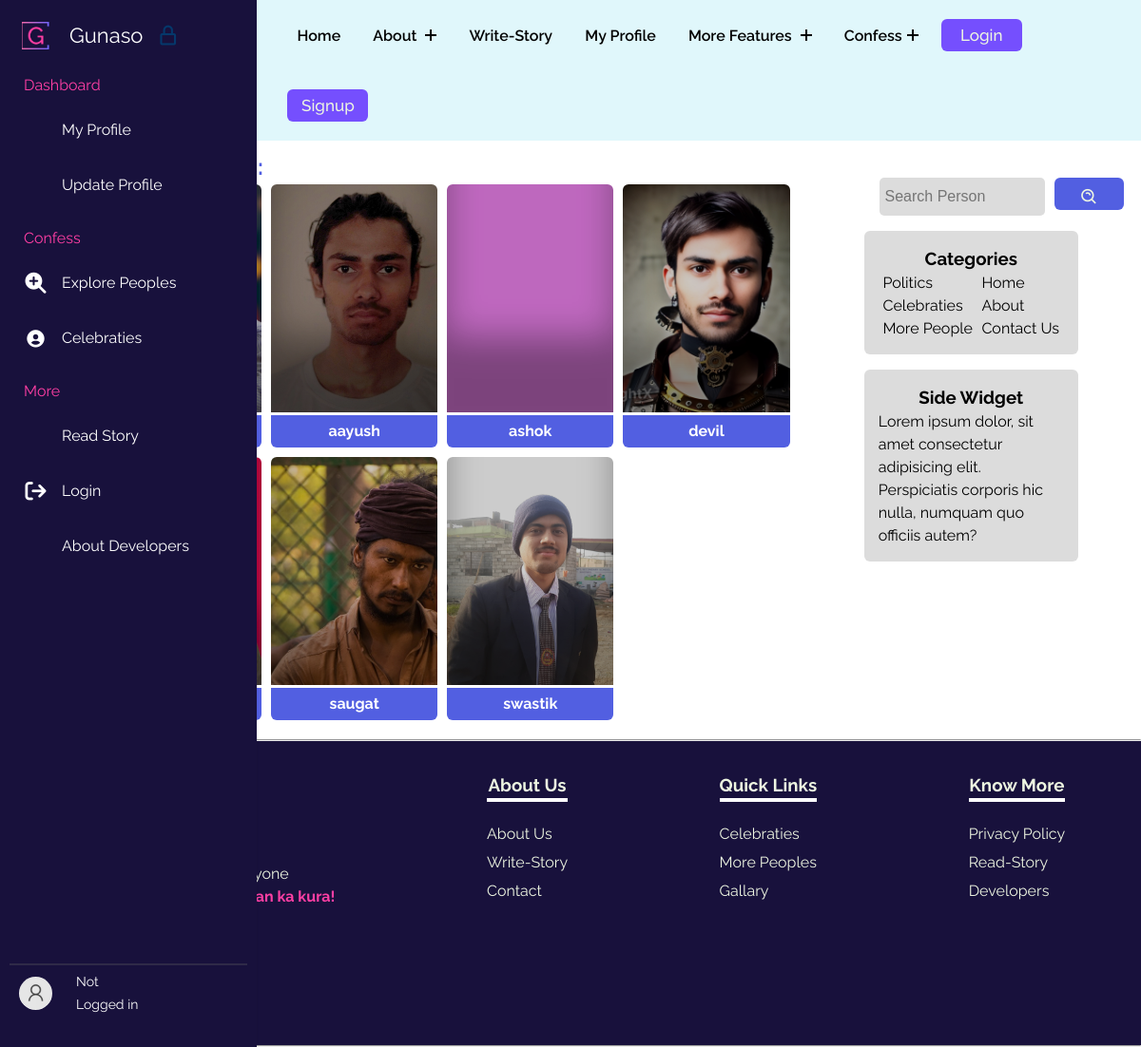
Page /searchperson/ on the earlier database version.
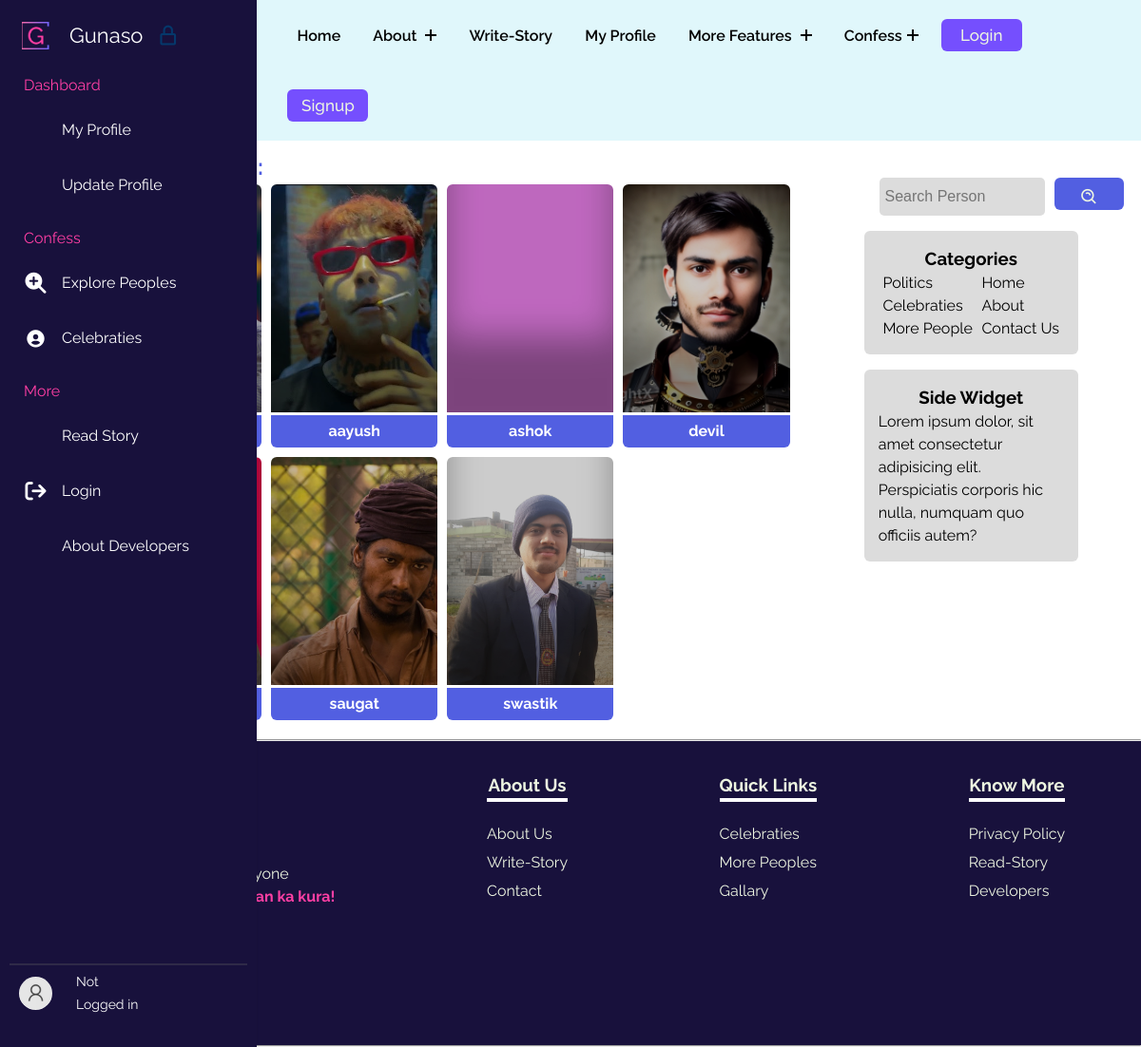
Same page on the later database version.
### gunasoApp/models.py (models this page shows, shortened)
class Profile(models.Model):
    user = models.OneToOneField(User, on_delete=models.CASCADE, related_name="Profile")
    image = models.ImageField(upload_to="gunasoApp/images/loggeduserImages", blank=True, default="upload-image")

### gunasoApp/views.py (the view, shortened to what this page needs)
# urls.py: path('searchperson/', views.searchperson, name="searchperson"),
def searchperson(request):
    query = request.GET.get('query', '')
    if len(query) > 100:
        allPerson = Profile.objects.none()
    else:
        try:
            user_id = int(query)
            person = Profile.objects.filter(user_id=user_id)
        except ValueError:
            person = Profile.objects.none()
        if request.user.is_anonymous:
            allPersonContent = Profile.objects.filter(user__username__icontains=query)
            allPerson = person.union(allPersonContent)
            params = {'allPerson': allPerson, 'query': query}
    return render(request, 'searchperson.html', params)

### templates/searchperson.html (shortened to what this page needs)
{% extends 'base.html' %}
{% load static %}
    {% block base_style%}
    {{ block.super }}
    <link rel="stylesheet" href="{% static 'styles/persons.css' %}">
    {% endblock base_style%}
    {% block content %}
    <div class="famoustopicsmain">
        <div class="containflex">
            <div class="leftside">
                <h2>Search <span class="blue">Results:</span></h2>
                    <div class="gridcontain">
                        {% for profile in allPerson %}
                        <div data-aos="fade-up">
                            <div class="card" style="background-image: url(../media/{{profile.image}});">
                            </div>
                            <div class="linksbtns">
                                <a class="usernameanchor" href="../user/{{ profile.user }}">{{ profile.user }}</a>
                            </div>
                        </div>
                        {% endfor %}
                    </div>
            </div>
            <div class="rightside">
                <div class="searchdiv">
                    <form method="get" action="{% url 'searchperson' %}">
                        <input class="searchinp" type="search" placeholder="Search Person" aria-label="Search"
                            name="query" id="query">
                        <button class="copybtn" type="submit" style="margin: 0;">
                            <i class='bx bx-search-alt'></i>
                        </button>
                    </form>
                </div>
                <div class="catandside">
                    <div class="categoriesdiv">
                        <h3>Categories</h3>
                        <div class="uls">
                            <ul class="lineone">
                                <li><a href="#">Politics</a></li>
                                <li><a href="#">Celebraties</a></li>
                                <li><a href="#">More People</a></li>
                            </ul>
                            <ul class="lineone">
                                <li><a href="/">Home</a></li>
                                <li><a href="/about">About</a></li>
                                <li><a href="/">Contact Us</a></li>
                            </ul>
                        </div>
                    </div>
                    <div class="categoriesdiv">
                        <h3>Side Widget</h3>
                        <p>Lorem ipsum dolor, sit amet consectetur adipisicing elit. Perspiciatis corporis hic nulla,
                            numquam quo officiis autem?</p>
                    </div>
                </div>
            </div>
        </div>
    </div>
    {% endblock %}

Differences in the rows shown:
changed Profile "aayush": image: a different picture
